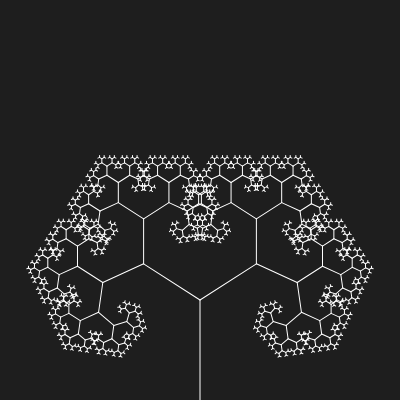
Frame 1 (no input)
Frame 60 (no input): identical to frame 1, image omitted
Frame 120 (the mouse pressed at the canvas centre since frame 60): identical to frame 1, image omitted

The p5.js sketch that drew this single still picture (run headless with seeded random() and noise() and a simulated clock; from frame 60 on, the mouse is pressed at the canvas centre):

// p5.js sketch
// ── sketch.js
let angle = 0;
let slider;

function setup() {
  createCanvas(400, 400);
  slider = createSlider(0, TWO_PI, PI / 4);
}

function draw() {
  background(30);
  angle = slider.value();
  stroke(255);
  translate(200, height);
  branch(100);
}

function branch(len) {
  line(0, 0, 0, -len); 
  translate(0, -len);
  if (len > 2) {
    push();
    rotate(angle);
    branch(len * 0.67);
    pop();
    push();
    rotate(-angle);
    branch(len * 0.67);
    pop();
  }
}
